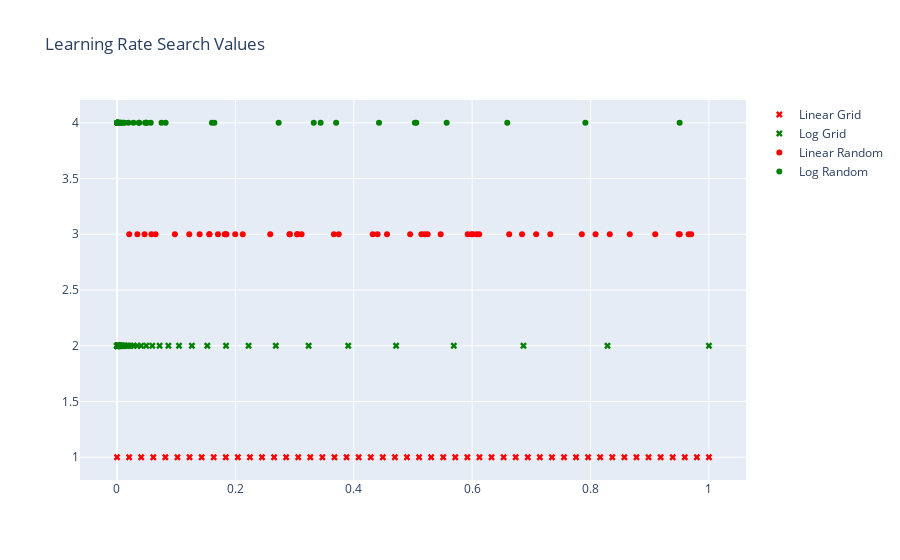

Write notebook code for a chart like this one.
### Code cell
''' demonstrate linear- and log-scale random and grid search for a learning rate hyperparameter '''
np.random.seed(42)
granu = 50

# linear sampling
learn_rate_0 = np.linspace(0.0001, 1.0, num=granu, endpoint=True)
learn_rate_2 = np.random.uniform(0.0001, 1.000001, granu)

# log sampling
learn_rate_1 = 10**np.linspace(-4, 0, num=granu, endpoint=True)
learn_rate_3 = 10**(-4*np.random.rand(granu))

# plot
lrY = np.ones(shape=learn_rate_0.shape)
trcs = [go.Scatter(x=learn_rate_0, y=lrY*1, mode='markers', marker={'symbol':'x','color':'red'}, name='Linear Grid'),
        go.Scatter(x=learn_rate_1, y=lrY*2, mode='markers', marker={'symbol':'x','color':'green'}, name='Log Grid'),
        go.Scatter(x=learn_rate_2, y=lrY*3, mode='markers', marker={'symbol':'circle','color':'red'}, name='Linear Random'),
        go.Scatter(x=learn_rate_3, y=lrY*4, mode='markers', marker={'symbol':'circle','color':'green'}, name='Log Random')]
fig = go.Figure(data=trcs, layout = go.Layout(title='Learning Rate Search Values'))
plyoff.iplot(fig)

### Figure 1 — Plotly figure (JSON) as saved in the notebook; plotly's stock layout.template omitted (floating-point values rounded to 4 significant figures)
{"data": [{"marker": {"color": "red", "symbol": "x"}, "mode": "markers", "name": "Linear Grid", "type": "scatter", "x": [0.0001, 0.02051, 0.04091, 0.06132, 0.08172, 0.1021, 0.1225, 0.1429, 0.1633, 0.1838, 0.2042, 0.2246, 0.245, 0.2654, 0.2858, 0.3062, 0.3266, 0.347, 0.3674, 0.3878, 0.4082, 0.4286, 0.449, 0.4694, 0.4898, 0.5103, 0.5307, 0.5511, 0.5715, 0.5919, 0.6123, 0.6327, 0.6531, 0.6735, 0.6939, 0.7143, 0.7347, 0.7551, 0.7755, 0.7959, 0.8163, 0.8368, 0.8572, 0.8776, 0.898, 0.9184, 0.9388, 0.9592, 0.9796, 1], "y": [1, 1, 1, 1, 1, 1, 1, 1, 1, 1, 1, 1, 1, 1, 1, 1, 1, 1, 1, 1, 1, 1, 1, 1, 1, 1, 1, 1, 1, 1, 1, 1, 1, 1, 1, 1, 1, 1, 1, 1, 1, 1, 1, 1, 1, 1, 1, 1, 1, 1]}, {"marker": {"color": "green", "symbol": "x"}, "mode": "markers", "name": "Log Grid", "type": "scatter", "x": [0.0001, 0.0001207, 0.0001456, 0.0001758, 0.0002121, 0.000256, 0.0003089, 0.0003728, 0.0004498, 0.0005429, 0.0006551, 0.0007906, 0.0009541, 0.001151, 0.001389, 0.001677, 0.002024, 0.002442, 0.002947, 0.003556, 0.004292, 0.005179, 0.006251, 0.007543, 0.009103, 0.01099, 0.01326, 0.016, 0.01931, 0.0233, 0.02812, 0.03393, 0.04095, 0.04942, 0.05964, 0.07197, 0.08685, 0.1048, 0.1265, 0.1526, 0.1842, 0.2223, 0.2683, 0.3237, 0.3907, 0.4715, 0.569, 0.6866, 0.8286, 1], "y": [2, 2, 2, 2, 2, 2, 2, 2, 2, 2, 2, 2, 2, 2, 2, 2, 2, 2, 2, 2, 2, 2, 2, 2, 2, 2, 2, 2, 2, 2, 2, 2, 2, 2, 2, 2, 2, 2, 2, 2, 2, 2, 2, 2, 2, 2, 2, 2, 2, 2]}, {"marker": {"color": "red", "symbol": "circle"}, "mode": "markers", "name": "Linear Random", "type": "scatter", "x": [0.3746, 0.9507, 0.732, 0.5987, 0.1561, 0.1561, 0.05818, 0.8662, 0.6012, 0.7081, 0.02068, 0.9699, 0.8325, 0.2124, 0.1819, 0.1835, 0.3043, 0.5248, 0.432, 0.2913, 0.6119, 0.1396, 0.2922, 0.3664, 0.4561, 0.7852, 0.1998, 0.5143, 0.5925, 0.04655, 0.6076, 0.1706, 0.06515, 0.9489, 0.9656, 0.8084, 0.3047, 0.09776, 0.6843, 0.4402, 0.1221, 0.4952, 0.03449, 0.9093, 0.2589, 0.6626, 0.3118, 0.5201, 0.5468, 0.1849], "y": [3, 3, 3, 3, 3, 3, 3, 3, 3, 3, 3, 3, 3, 3, 3, 3, 3, 3, 3, 3, 3, 3, 3, 3, 3, 3, 3, 3, 3, 3, 3, 3, 3, 3, 3, 3, 3, 3, 3, 3, 3, 3, 3, 3, 3, 3, 3, 3, 3, 3]}, {"marker": {"color": "green", "symbol": "circle"}, "mode": "markers", "name": "Log Random", "type": "scatter", "x": [0.0001323, 0.0007934, 0.0001746, 0.0002634, 0.004059, 0.0002054, 0.4426, 0.1645, 0.6593, 0.04997, 0.02788, 0.08215, 0.0004842, 0.03741, 0.07521, 0.006749, 0.2731, 0.0006183, 0.5033, 0.0001128, 0.0008147, 0.1604, 0.9504, 0.0005472, 0.001488, 0.001213, 0.0008221, 0.5056, 0.03682, 0.344, 0.0003528, 0.003212, 0.04747, 0.5569, 0.05703, 0.05003, 0.001207, 0.002817, 0.0002826, 0.01292, 0.3324, 0.001403, 0.0009054, 0.005687, 0.0008244, 0.01059, 0.008111, 0.01949, 0.7913, 0.3702], "y": [4, 4, 4, 4, 4, 4, 4, 4, 4, 4, 4, 4, 4, 4, 4, 4, 4, 4, 4, 4, 4, 4, 4, 4, 4, 4, 4, 4, 4, 4, 4, 4, 4, 4, 4, 4, 4, 4, 4, 4, 4, 4, 4, 4, 4, 4, 4, 4, 4, 4]}], "layout": {"autosize": true, "title": {"text": "Learning Rate Search Values"}, "xaxis": {"autorange": true, "range": [-0.06286, 1.063], "type": "linear"}, "yaxis": {"autorange": true, "range": [0.7803, 4.22], "type": "linear"}}}
